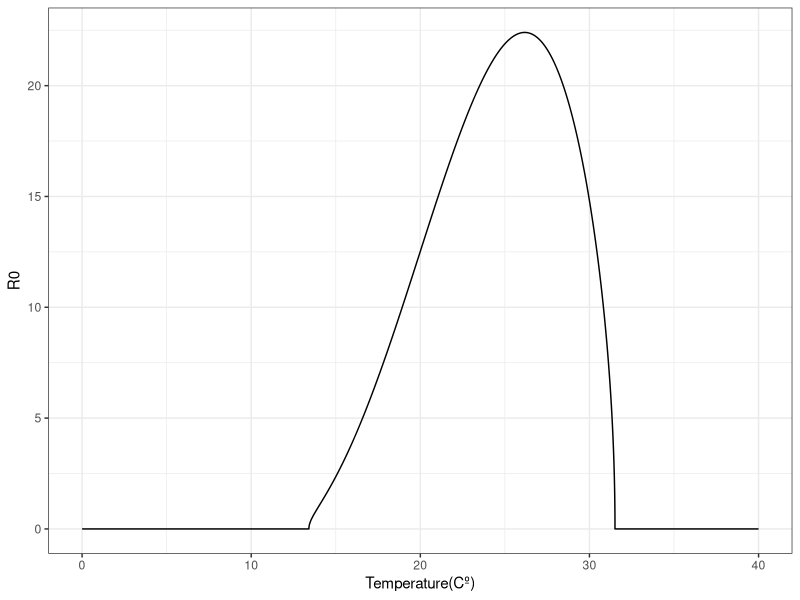

The R script that drew this image: (Note: this script raises an error after producing the figure.)
rm(list=ls())
library(tidyverse)
library(ggplot2)
library(dplyr)
library("ggpubr")
library(viridis)
library(gdata)
library("data.table")
library('numDeriv')

#------------------------FUNCTIONS---------------------------#
# Main functions 
Briere_func <- function(cte, tmin, tmax, temp){
  outp <- temp*cte*(temp - tmin)*(tmax - temp)^(1/2)
  if(outp < 0 | is.na(outp)){
    outp <- 0
  }
  return(outp)
}

Quad_func <- function(cte, tmin, tmax, temp){
  outp <- -cte*(temp - tmin)*(temp - tmax)
  if(outp < 0 | is.na(outp)){
    outp <- 0
  }
  return(outp)
}

### Incorporating rain and human density:
h_f <- function(hum, rain){
  # Constants: 
  erat = 0.5
  e0 = 1.5
  evar = 0.05
  eopt = 8
  efac = 0.01
  edens = 0.01
  
  
  hatch <- (1-erat)*(((1+e0)*exp(-evar*(rain-eopt)^2))/(exp(-evar*(rain - eopt)^2) + e0)) +
    erat*(edens/(edens + exp(-efac*hum)))
  return(hatch)
}

#### -------------------------- Albopictus ------------------------- ####
## Thermal responses Aedes Albopictus from Mordecai 2017:
a_f_alb <- function(temp){Briere_func(0.000193,10.25,38.32,temp)} # Biting rate
TFD_f_alb <- function(temp){Briere_func(0.0488,8.02,35.65,temp)} # Fecundity
pLA_f_alb <- function(temp){Quad_func(2.663e-03,6.668e+00,3.892e+01,temp)} # Survival probability Egg-Adult
MDR_f_alb <- function(temp){Briere_func(0.0000638,8.6,39.66,temp)} # Mosquito Development Rate
lf_f_alb <- function(temp){Quad_func(1.43,13.41,31.51,temp)} # Adult life span
dE_f_alb <- function(temp){4.66e-03*temp -4.23e-02} # Adult life span

# R0 function by temperature:
R0_func_alb <- function(rain,hum,Te){
  a <- a_f_alb(Te)
  f <- TFD_f_alb(Te)
  deltaa <- lf_f_alb(Te)
  dE <- dE_f_alb(Te)
  probla <- pLA_f_alb(Te)
  h <- h_f(hum,rain)
  deltaE = 0.1
  R0 <- sqrt(f*(a*deltaa)*probla*(h*dE/(h*dE+deltaE)))
  return(R0)
}

# Derivative with respect to Temperature
vec <- seq(0,40,0.0001)
hum_cte <- 500
rain_cte <- 8
out_alb <- sapply(vec,R0_func_alb,hum=hum_cte, rain=rain_cte)

df_out_alb <- data.frame(vec, out_alb)
plot_t <- ggplot(df_out_alb) +
  geom_line(aes(vec,out_alb)) + 
  xlab("Temperature(Cº)") + ylab("R0") +
  theme_bw()
plot_t
ind <- df_out_alb[which(df_out_alb$out_alb != 0),1]
numd1_t <- grad(function(x){R0_func_alb(rain_cte,hum_cte,x)}, ind)
devf_t <- data.frame(ind,numd1_t)
dev_t <- ggplot(devf_t) +
  geom_line(aes(ind,numd1_t)) + 
  xlab("Temperature(Cº)") + ylab("dR0/dT") +
  theme_bw()

# Derivative with respect to Rainfall
vec <- seq(0,20,0.01)
hum_cte <- 500
te_cte <- 22
out <- sapply(vec,R0_func_alb,hum=hum_cte, Te=te_cte)
df_out <- data.frame(vec, out)
plot_r <- ggplot(df_out) +
  geom_line(aes(vec,out))+ 
  xlab("Rainfall(mm)") + ylab("R0") +
  theme_bw()
ind <- df_out[which(df_out$out != 0),1]
numd1_r <- grad(function(x){R0_func_alb(x,hum_cte,te_cte)}, ind)
devf_r <- data.frame(ind,numd1_r)
dev_r <- ggplot(devf_r) +
  geom_line(aes(ind,numd1_r))  + 
  xlab("Rainfall(mm)") + ylab("dR0/dR") +
  theme_bw()

# Derivative with respect to Human density
vec <- seq(0,1500,1)
rain_cte <- 8
te_cte <- 22
out <- sapply(vec,R0_func_alb,rain=rain_cte, Te=te_cte)
df_out <- data.frame(vec, out)

plot_h <- ggplot(df_out) +
  geom_line(aes(vec,out)) + 
  xlab("Human density(km2)") + ylab("R0") +
  theme_bw()

ind <- df_out[which(df_out$out != 0),1]
numd1_h <- grad(function(x){R0_func_alb(rain_cte,x,te_cte)}, ind)
devf_h <- data.frame(ind,numd1_h)
dev_h <- ggplot(devf_h) +
  geom_line(aes(ind,numd1_h)) + 
  xlab("Human density(km2)") + ylab("dR0/dH") +
  theme_bw()

library(ggpubr)
ggarrange(dev_t,dev_r,dev_h)
ggarrange(plot_t,plot_r,plot_h)

####------------------------------Aegypti------------------------####
a_f_aeg <- function(temp){Briere_func(0.000202,13.35,40.08,temp)} # Biting rate
EFD_f_aeg <- function(temp){Briere_func(0.00856,14.58,34.61,temp)} # Fecundity
pLA_f_aeg <- function(temp){Quad_func(4.186e-03,9.373e+00,4.026e+01,temp)} # Survival probability Egg-Adult
MDR_f_aeg <- function(temp){Briere_func(0.0000786,11.36,39.17,temp)} # Mosquito Development Rate
lf_f_aeg <- function(temp){Quad_func(0.148,9.16,37.73,temp)} # Adult life span
dE_f_aeg <- function(temp){1/8} # Adult life span

# R0 function by temperature:
R0_func_aeg <- function(rain,hum,Te){
  a <- a_f_aeg(Te)
  f <- EFD_f_aeg(Te)
  deltaa <- lf_f_aeg(Te)
  dE <- dE_f_aeg(Te)
  probla <- pLA_f_aeg(Te)
  h <- h_f(hum,rain)
  deltE = 0.1
  R0 <- sqrt((f*deltaa)*probla*(h*dE/(h*dE+deltE)))
  return(R0)
}

# Derivative with respect to Temperature
vec <- seq(0,40,0.0001)
hum_cte <- 500
rain_cte <- 8
out_aeg <- sapply(vec,R0_func_aeg,hum=hum_cte, rain=rain_cte)

df_out_aeg <- data.frame(vec, out_aeg)
plot_t <- ggplot(df_out_aeg) +
  geom_line(aes(vec,out_aeg)) + 
  xlab("Temperature(Cº)") + ylab("R0") +
  theme_bw()

ind <- df_out_aeg[which(df_out_aeg$out_aeg != 0),1]
numd1_t <- grad(function(x){R0_func_aeg(rain_cte,hum_cte,x)}, ind)
devf_t <- data.frame(ind,numd1_t)
dev_t <- ggplot(devf_t) +
  geom_line(aes(ind,numd1_t)) + 
  xlab("Temperature(Cº)") + ylab("dR0/dT") +
  theme_bw()

# Derivative with respect to Rainfall
vec <- seq(0,20,0.01)
hum_cte <- 500
te_cte <- 22
out <- sapply(vec,R0_func_aeg,hum=hum_cte, Te=te_cte)
df_out <- data.frame(vec, out)
plot_r <- ggplot(df_out) +
  geom_line(aes(vec,out))+ 
  xlab("Rainfall(mm)") + ylab("R0") +
  theme_bw()
ind <- df_out[which(df_out$out != 0),1]
numd1_r <- grad(function(x){R0_func_aeg(x,hum_cte,te_cte)}, ind)
devf_r <- data.frame(ind,numd1_r)
dev_r <- ggplot(devf_r) +
  geom_line(aes(ind,numd1_r))  + 
  xlab("Rainfall(mm)") + ylab("dR0/dR") +
  theme_bw()

# Derivative with respect to Human density
vec <- seq(0,1500,1)
rain_cte <- 8
te_cte <- 22
out <- sapply(vec,R0_func_aeg,rain=rain_cte, Te=te_cte)
df_out <- data.frame(vec, out)
plot_h <- ggplot(df_out) +
  geom_line(aes(vec,out)) + 
  xlab("Human density(km2)") + ylab("R0") +
  theme_bw()

ind <- df_out[which(df_out$out != 0),1]
numd1_h <- grad(function(x){R0_func_aeg(rain_cte,x,te_cte)}, ind)
devf_h <- data.frame(ind,numd1_h)
dev_h <- ggplot(devf_h) +
  geom_line(aes(ind,numd1_h)) + 
  xlab("Human density(km2)") + ylab("dR0/dH") +
  theme_bw()

library(ggpubr)
ggarrange(dev_t,dev_r,dev_h)
ggarrange(plot_t,plot_r,plot_h)

#####----------------Japonicus-----------------####
Lin_func <- function(cte, cte1, temp){
  outp <- temp*cte + cte1
  if(outp < 0 | is.na(outp)){
    outp <- 0.00001
  }
  return(outp)
}

Lin1_func <- function(cte, cte1, temp){
  outp <- temp*cte + cte1
  if(outp < 0 | is.na(outp)){
    outp <- 0
  }
  return(outp)
}

Quad <- function(cte, cte1,cte2, temp){
  outp <- cte*temp^2 + cte1*temp + cte2
  if(outp < 0 | is.na(outp)){
    outp <- 0
  }
  return(outp)
}

dE_f_jap <- function(temp){Briere_func(2.498e-04,5.000e+00,3.596e+01,temp)} # Mosquito Development Rate
dL_f_jap <- function(temp){Briere_func(7.000e-05,9.705e+00,3.410e+01,temp)} # Survival probability Egg-Adult
deltaA_f_jap <- function(temp){Lin_func(0.0029535,-0.0179913,temp)} # Adult life span
deltaL_f_jap <- function(temp){Quad(0.0030183,-0.1099622,1.1617832,temp)} # Adult life span

# R0 function by temperature:
R0_func_jap <- function(rain,hum,Te){
  a <- 0.2
  f <- 100
  deltaa <- deltaA_f_jap(Te)
  deltaL <- deltaL_f_jap(Te)
  deltE = 0.1
  dE <- dE_f_jap(Te)
  dL <- dL_f_jap(Te)
  h <- h_f(hum,rain)
  R0 <- sqrt(f*a*(dL/(dL+deltaL))*(h*dE/(h*dE+deltE)))
  return(R0)
}

vec = seq(0,40,0.1)
df <- data.frame(vec, out <- sapply(vec,dL_f_jap))
ggplot(df) +
  geom_point(aes(vec,out))

# Derivative with respect to Temperature
vec <- seq(0,40,0.0001)
hum_cte <- 500
rain_cte <- 8
out_jap <- sapply(vec,R0_func_jap,hum=hum_cte, rain=rain_cte)

df_out_jap <- data.frame(vec, out_jap)
plot_t <- ggplot(df_out_jap) +
  geom_line(aes(vec,out_jap)) + 
  xlab("Temperature(Cº)") + ylab("R0") +
  theme_bw()
plot_t

ind <- df_out_jap[which(df_out_jap$out_jap != 0),1]
numd1_t <- grad(function(x){R0_func_jap(rain_cte,hum_cte,x)}, ind)
devf_t <- data.frame(ind,numd1_t)
dev_t <- ggplot(devf_t) +
  geom_line(aes(ind,numd1_t)) + 
  xlab("Temperature(Cº)") + ylab("dR0/dT") +
  theme_bw()

# Derivative with respect to Rainfall
vec <- seq(0,20,0.01)
hum_cte <- 500
te_cte <- 22
out <- sapply(vec,R0_func_jap,hum=hum_cte, Te=te_cte)
df_out <- data.frame(vec, out)
plot_r <- ggplot(df_out) +
  geom_line(aes(vec,out))+ 
  xlab("Rainfall(mm)") + ylab("R0") +
  theme_bw()
ind <- df_out[which(df_out$out != 0),1]
numd1_r <- grad(function(x){R0_func_jap(x,hum_cte,te_cte)}, ind)
devf_r <- data.frame(ind,numd1_r)
dev_r <- ggplot(devf_r) +
  geom_line(aes(ind,numd1_r))  + 
  xlab("Rainfall(mm)") + ylab("dR0/dR") +
  theme_bw()

# Derivative with respect to Human density
vec <- seq(0,1500,1)
rain_cte <- 8
te_cte <- 22
out <- sapply(vec,R0_func_jap,rain=rain_cte, Te=te_cte)
df_out <- data.frame(vec, out)
plot_h <- ggplot(df_out) +
  geom_line(aes(vec,out)) + 
  xlab("Human density(km2)") + ylab("R0") +
  theme_bw()

ind <- df_out[which(df_out$out != 0),1]
numd1_h <- grad(function(x){R0_func_jap(rain_cte,x,te_cte)}, ind)
devf_h <- data.frame(ind,numd1_h)
dev_h <- ggplot(devf_h) +
  geom_line(aes(ind,numd1_h)) + 
  xlab("Human density(km2)") + ylab("dR0/dH") +
  theme_bw()

library(ggpubr)
ggarrange(dev_t,dev_r,dev_h)
ggarrange(plot_t,plot_r,plot_h)

df_out_tot <- data.frame(temp = df_out_jap$vec, 
                         Albopictus=df_out_alb$out_alb/max(df_out_alb$out_alb),
                         Aegypti=df_out_aeg$out_aeg/max(df_out_aeg$out_aeg),
                         Japonicus=df_out_jap$out_jap/max(df_out_jap$out_jap))


df_plot <- reshape2::melt(df_out_tot,id.vars="temp")
ggplot(df_plot) +
  geom_line(aes(temp,value,color=variable), size = 0.8) +
  xlim(c(8,40)) + theme_bw() + ylab("Relative R0") +
  xlab("Temperature(Cº)")
